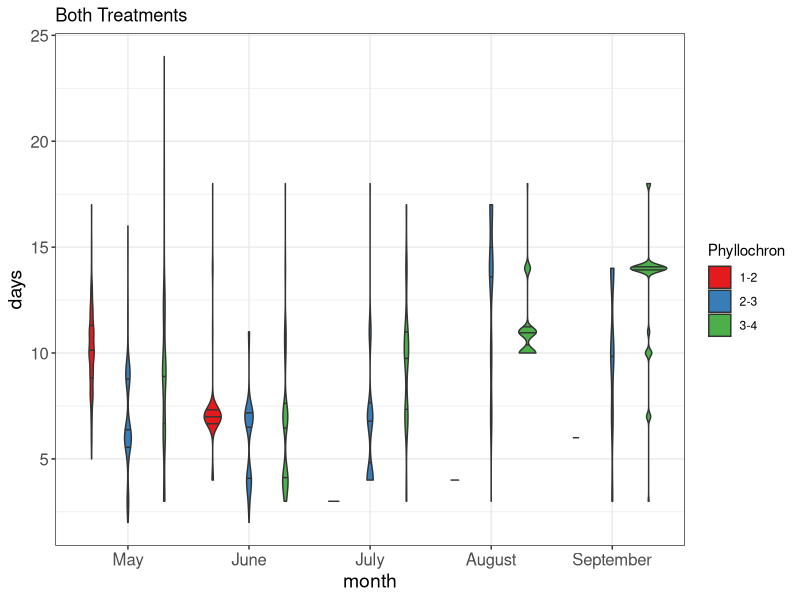
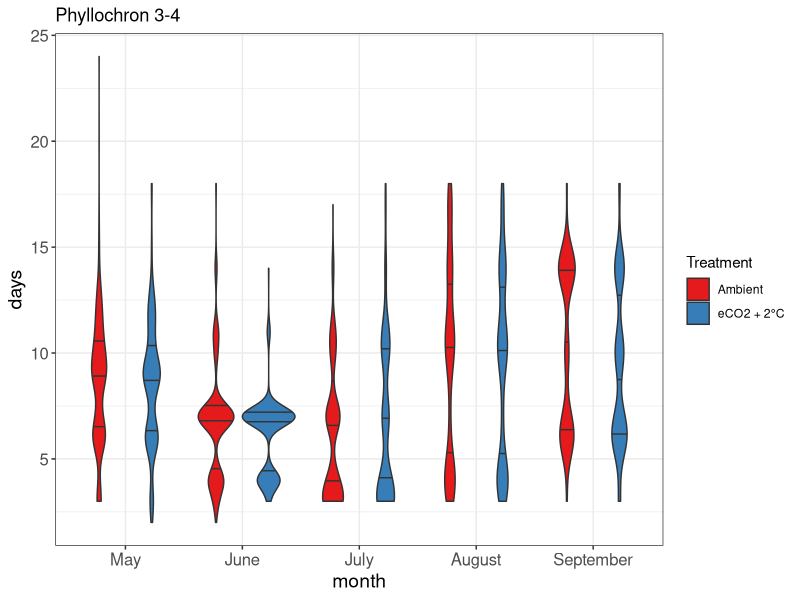
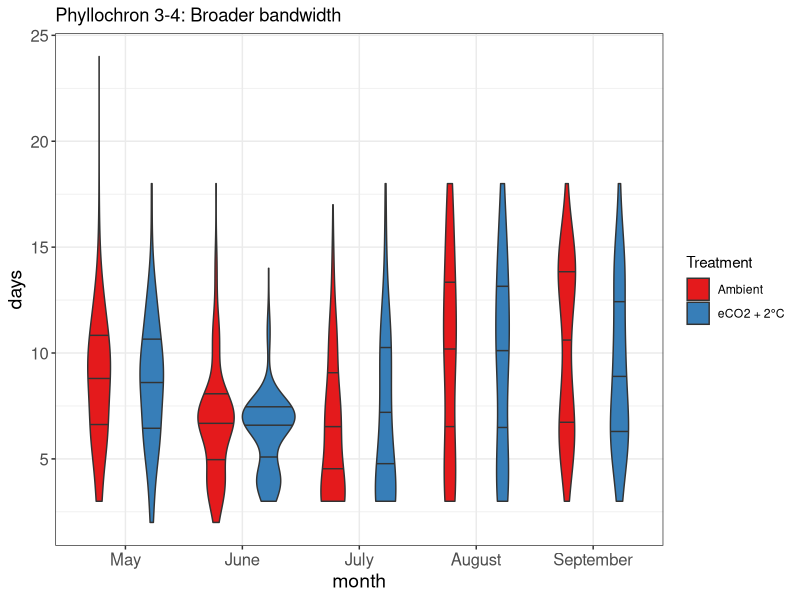
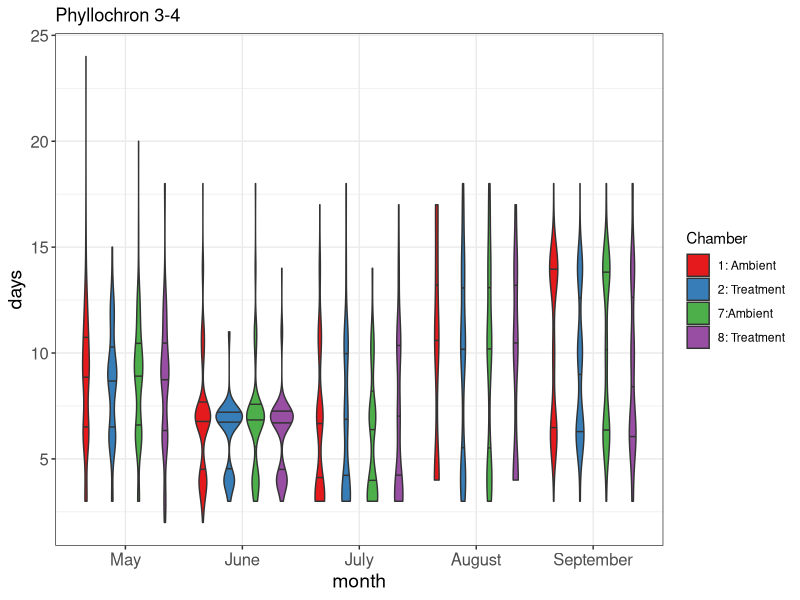
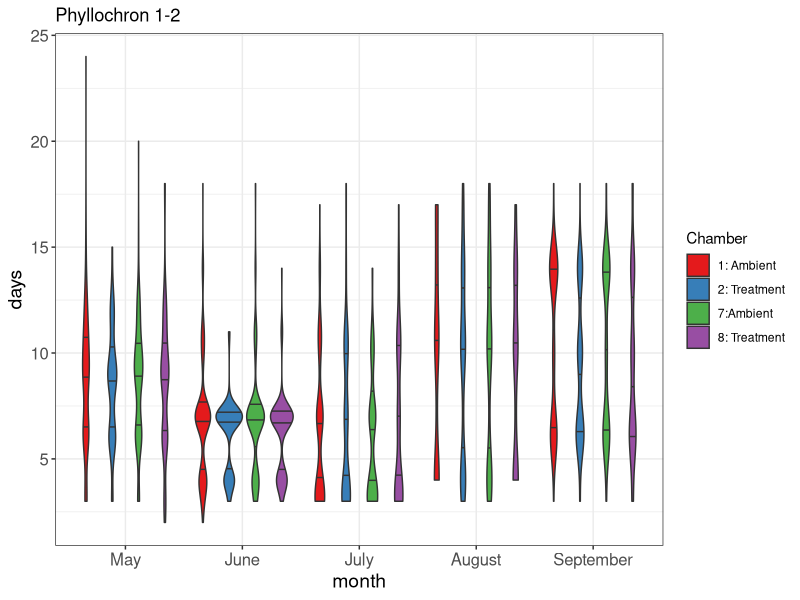

Recreate these plots in R, in order.
# Trial analysis/visualisation of phyllochron data
#
# Jon Yearsley (jon.yearsley@ucd.ie)
# 16 May 2020
# ******************************************

rm(list=ls())

library(readxl)
library(tidyr)
library(ggplot2)

# download data and replace spaces in names with '.'
phyllo12 = read_excel('./data_rosemount/Leaf Phyllochron 1-2.xlsx', .name_repair = 'universal')
phyllo23 = read_excel('./data_rosemount/Leaf Phyllochron 2-3.xlsx', .name_repair = 'universal')
phyllo34 = read_excel('./data_rosemount/Leaf Phyllochron 3-4.xlsx', .name_repair = 'universal')


# Put data in long format
phyllo12_long = pivot_longer(phyllo12,
                             cols = -c(1:4),
                             names_to = 'month',
                             values_to = 'days',
                             values_drop_na = TRUE)
phyllo23_long = pivot_longer(phyllo23,
                             cols = -c(1:4),
                             names_to = 'month',
                             values_to = 'days',
                             values_drop_na = TRUE)
phyllo34_long = pivot_longer(phyllo34,
                             cols = -c(1:4),
                             names_to = 'month',
                             values_to = 'days',
                             values_drop_na = TRUE)

# Combine all the data into one data frame
phyllo12_long$phylloID = '1-2'
phyllo23_long$phylloID = '2-3'
phyllo34_long$phylloID = '3-4'

phyllo = rbind(phyllo12_long, phyllo23_long, phyllo34_long)

# Clean up unused data frames
rm(list=c('phyllo12', 'phyllo23','phyllo34'))

phyllo$Variety = as.factor(phyllo$Variety)
phyllo$Treatment = as.factor(phyllo$Treatment)
phyllo$Chamber = as.factor(phyllo$Chamber)
phyllo$month = factor(phyllo$month, levels=c('May','June','July','August','September'))
phyllo$phylloID = as.factor(phyllo$phylloID)
phyllo$Plant.ID = as.factor(phyllo$Plant.ID)


# Visualise the data
format = theme(axis.title = element_text(size=14),
               axis.text = element_text(size=12))



ggplot(data=phyllo, 
       aes(x=month, y=days, fill=phylloID)) +
  geom_violin(draw_quantiles = c(0.25,0.5,0.75)) + 
  scale_fill_brewer(name='Phyllochron', palette='Set1') +
  labs(title='Both Treatments') +
  theme_bw() + 
  format

ggplot(data=subset(phyllo,phylloID='3-4'), 
       aes(x=month, y=days, fill=Treatment)) +
  geom_violin(draw_quantiles = c(0.25,0.5,0.75)) + 
  scale_fill_brewer(name='Treatment', palette='Set1') +
  labs(title='Phyllochron 3-4') +
  theme_bw() + 
  format

ggplot(data=subset(phyllo,phylloID='3-4'), 
       aes(x=month, y=days, fill=Treatment)) +
  geom_violin(draw_quantiles = c(0.25,0.5,0.75), adjust=2) + 
  scale_fill_brewer(name='Treatment', palette='Set1') +
  labs(title='Phyllochron 3-4: Broader bandwidth') +
  theme_bw() + 
  format

ggplot(data=subset(phyllo,phylloID='3-4'), 
       aes(x=month, y=days, fill=Chamber)) +
  geom_violin(draw_quantiles = c(0.25,0.5,0.75)) + 
  scale_fill_brewer(name='Chamber', 
                    palette='Set1', 
                    breaks=c(1,2,7,8),
                    labels=c('1: Ambient', 
                             '2: Treatment', 
                             '7:Ambient',
                             '8: Treatment')) +
  labs(title='Phyllochron 3-4') +
  theme_bw() + 
  format


ggplot(data=subset(phyllo,phylloID='1-2'), 
       aes(x=month, y=days, fill=Chamber)) +
  geom_violin(draw_quantiles = c(0.25,0.5,0.75)) + 
  scale_fill_brewer(name='Chamber', 
                    palette='Set1', 
                    breaks=c(1,2,7,8),
                    labels=c('1: Ambient', 
                             '2: Treatment', 
                             '7:Ambient',
                             '8: Treatment')) +
  labs(title='Phyllochron 1-2') +
  theme_bw() + 
  format

